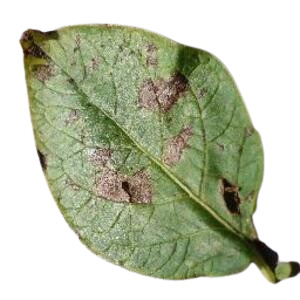
#> input picture Early Blight/Early Blight 1.jpg, 300 x 300 px, found by its file name; its folder holds only this picture in this run
$ jupyter execute --allow-errors Color_Momment_Haralick_Random_Forest_1.ipynb   (shell and % lines are left out)   (older library calls are emulated)
#> lines starting #> are read from the running program, lines starting #| are printed output that depends on the picture
<a href="https://colab.research.google.com/github/syahrinb/CM-Haralick-Random-Forest/blob/main/Color_Momment_Haralick_Random_Forest_1.ipynb" target="_parent"></a>

# **Setup**

[cell 1]
import numpy as np
import pandas as pd
import scipy.stats.stats as stats
import os
import matplotlib.pyplot as plt
import matplotlib.colors as colors
import math
import statistics
import mahotas as mt
import pandas as pd
from glob import glob
import numpy as np
import os
import cv2
from sklearn.model_selection import train_test_split
from sklearn.ensemble import RandomForestClassifier
from sklearn.metrics import classification_report, confusion_matrix, accuracy_score
from sklearn.metrics import plot_confusion_matrix
from sklearn import metrics
from sklearn import tree

[cell 2]
from google.colab import drive

drive.mount('/content/drive')

[cell 3]
meanH = []
meanS = []
meanV = []

standevH = []
standevS = []
standevV = []

medianH = []
medianS = []
medianV = []

skewH = []
skewS = []
skewV = []

N = []

def reset_var():
  meanH.clear()
  meanS.clear()
  meanV.clear()

  standevH.clear()
  standevS.clear()
  standevV.clear()

  medianH.clear()
  medianS.clear()
  medianV.clear()

  skewH.clear()
  skewS.clear()
  skewV.clear()

  N.clear()

  dir = ""
  jml = []

# **Color Moment**

[cell 4]
#Early Blight
reset_var()
filename = []
label_cm = []

dir = '/content/drive/My Drive/Dataset Kentang/Early Blight/'
jml = (len([name for name in os.listdir(dir) if os.path.isfile(os.path.join(dir, name))]))


for data in range (jml):
    filename.append('Early Blight '+str(data+1)+'.jpg')
    label_cm.append('Early Blight')
    cek = plt.imread(dir+filename[data])
#> cek is the input picture: shape (300, 300, 3); mean R, G, B 187.1, 193.3, 169.9
    hsv = colors.rgb_to_hsv(cek/255)
#> hsv: shape (300, 300, 3) float64; mean of channels 0, 1, 2 0.125, 0.186, 0.763
    img = np.asarray(hsv)
    img = img.astype('float')

    differenceH = 0.0
    differenceS = 0.0
    differenceV = 0.0

    H = img[:, :, 0]
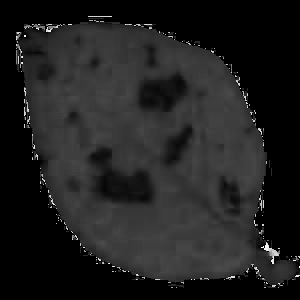
#> H: shape (300, 300) float64; min 0, max 0.984, mean 0.125
    S = img[:, :, 1]
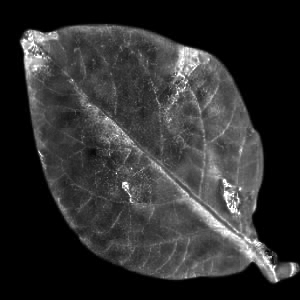
#> S: shape (300, 300) float64; min 0, max 1, mean 0.186
    V = img[:, :, 2]
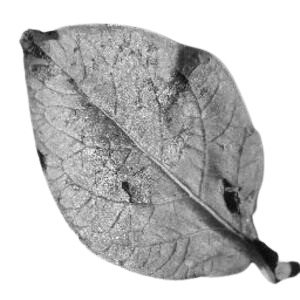
#> V: shape (300, 300) float64; min 0.0314, max 1, mean 0.763

    meanH.append(np.mean(H))
    meanS.append(np.mean(S))
    meanV.append(np.mean(V))
    standevH.append(np.std(H))
    standevS.append(np.std(S))
    standevV.append(np.std(V))

    medianH.append(np.median(H))
    medianS.append(np.median(S))
    medianV.append(np.median(V))

#perhitungan skewness
    for i in range(len(img)):
        for j in range(len(img[0])):
            differenceH = differenceH + np.float_power((H[i][j] - meanH[data]), 3)
            differenceS = differenceS + np.float_power((S[i][j] - meanS[data]), 3)
            differenceV = differenceV + np.float_power((V[i][j] - meanV[data]), 3)

        tempN = len(img) * len(img[0])

        difH = differenceH/tempN
        difS = differenceS/tempN
        difV = differenceV/tempN
#> this loop made 300 passes
#> (difH, difS, difV) on passes 1 to 3: (-6.5e-06, -2.15e-05, 4.44e-05), (-1.3e-05, -4.3e-05, 8.89e-05), (-1.95e-05, -6.45e-05, 0.000133)
#> after the loop, differenceH = 220.8; differenceS = 745.9; differenceV = -572.4

    tempskewH = difH/np.float_power((standevH[data]), 3)
#> tempskewH = 1.24
    tempskewS = difS/np.float_power((standevS[data]), 3)
#> tempskewS = 1.01
    tempskewV = difV/np.float_power((standevV[data]), 3)
#> tempskewV = -0.474

    skewH.append(tempskewH)
    skewS.append(tempskewS)
    skewV.append(tempskewV)

[cell 5]
df_cm_early_blight = pd.DataFrame({'filename':filename,
            'meanH': meanH,
            'meanS' : meanS,
            'meanV': meanV,
            'standevH': standevH,
            'standevS': standevS,
            'standevV': standevV,
            'skewH': skewH,
            'skewS': skewS,
            'skewV': skewV,
            'Class': label_cm})
#> df_cm_early_blight = table of 1 rows and 11 columns

[cell 6]
#Healty
reset_var()
filename = []
label_cm = []

dir = '/content/drive/My Drive/Dataset Kentang/Healty/'
#> (the rest of this cell did not finish here and is left out)

[cell 7]
df_cm_healty = pd.DataFrame({'filename':filename,
            'meanH': meanH,
            'meanS' : meanS,
            'meanV': meanV,
            'standevH': standevH,
            'standevS': standevS,
            'standevV': standevV,
            'skewH': skewH,
            'skewS': skewS,
            'skewV': skewV,
            'Class': label_cm})
#> df_cm_healty = table of 0 rows and 11 columns

[cell 8]
#Late Blight
reset_var()
filename = []
label_cm = []
dir = '/content/drive/My Drive/Dataset Kentang/Late Blight/'
#> (the rest of this cell did not finish here and is left out)

[cell 9]
df_cm_late_blight = pd.DataFrame({'filename':filename,
            'meanH': meanH,
            'meanS' : meanS,
            'meanV': meanV,
            'standevH': standevH,
            'standevS': standevS,
            'standevV': standevV,
            'skewH': skewH,
            'skewS': skewS,
            'skewV': skewV,
            'Class': label_cm})
#> df_cm_late_blight = table of 0 rows and 11 columns

[cell 10]
frames = [ df_cm_early_blight, df_cm_healty, df_cm_late_blight]

df_colormoment = pd.concat(frames)
#> df_colormoment = table of 1 rows and 11 columns
#df_colormoment.to_csv('/content/drive/My Drive/Dataset Kentang/Hasil Ekstraksi CM.csv', index=False)

[cell 11]
df_cm=df_colormoment.sort_values(by='filename', inplace=False, ascending=True).reset_index(drop=True)
#> df_cm = table of 1 rows and 11 columns

[cell 12]
df_cm
#> Out = table of 1 rows and 11 columns
